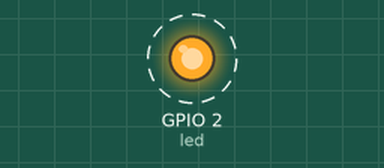
This sketch was run on a simulated ESP32. Parts: output pins drawn as LEDs (lit = HIGH). Dashed ring = blinking. WiFi joins after 1.5 s; servers stay silent unless stated; what the sketch prints to the serial monitor is not drawn. At 1.6 s the program stops and its outputs stay as they are.

Above: at 0.05 s.
Timing chart, 0 to 3.0 s (numbered marks = the images above):
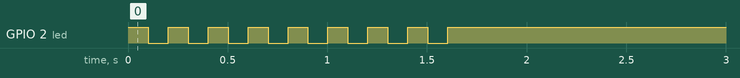

The sketch:

internet_check.ino
```cpp
#include "WiFi.h"

#define led 2

const char* ssid1 ="ACTS-AP1";
const char* ssid2 ="ACTS-AP2";

const char* password ="";


void setup() {

  pinMode(led,OUTPUT);
  Serial.begin(115200);


  digitalWrite(led,HIGH);
}

char check(const char* ssid, const char* password)
{
  WiFi.begin(ssid, password);
    int i=0;
          Serial.println("Tring Connection to SSID.."+(String)ssid);
          while (WiFi.status() != WL_CONNECTED && i!=20)
        {
          Serial.print(".");
          digitalWrite(led,HIGH);
          delay(100);
          digitalWrite(led,LOW);

          delay(100);
          i++;

          if(i == 20)
          {
            return 'F';
          }
        }
  return 'T';
}

void con_confirm(char val,const char* ssid)
      {
        if(val == 'T')
        {
        Serial.println("Wifi is connected to--->"+(String)ssid);
        digitalWrite(led,HIGH);

        while(true);
        }
      }

void loop() {
      char val = 'F';
      val  =  check(ssid1,password);
      con_confirm(val,ssid1);
      val  = check(ssid2,password);
      con_confirm(val,ssid2);
    }
```

Measured:
- by itself, GPIO 2 (led): alternates HIGH for 0.10 s and LOW for 0.10 s, 16 changes in all, then stays HIGH
